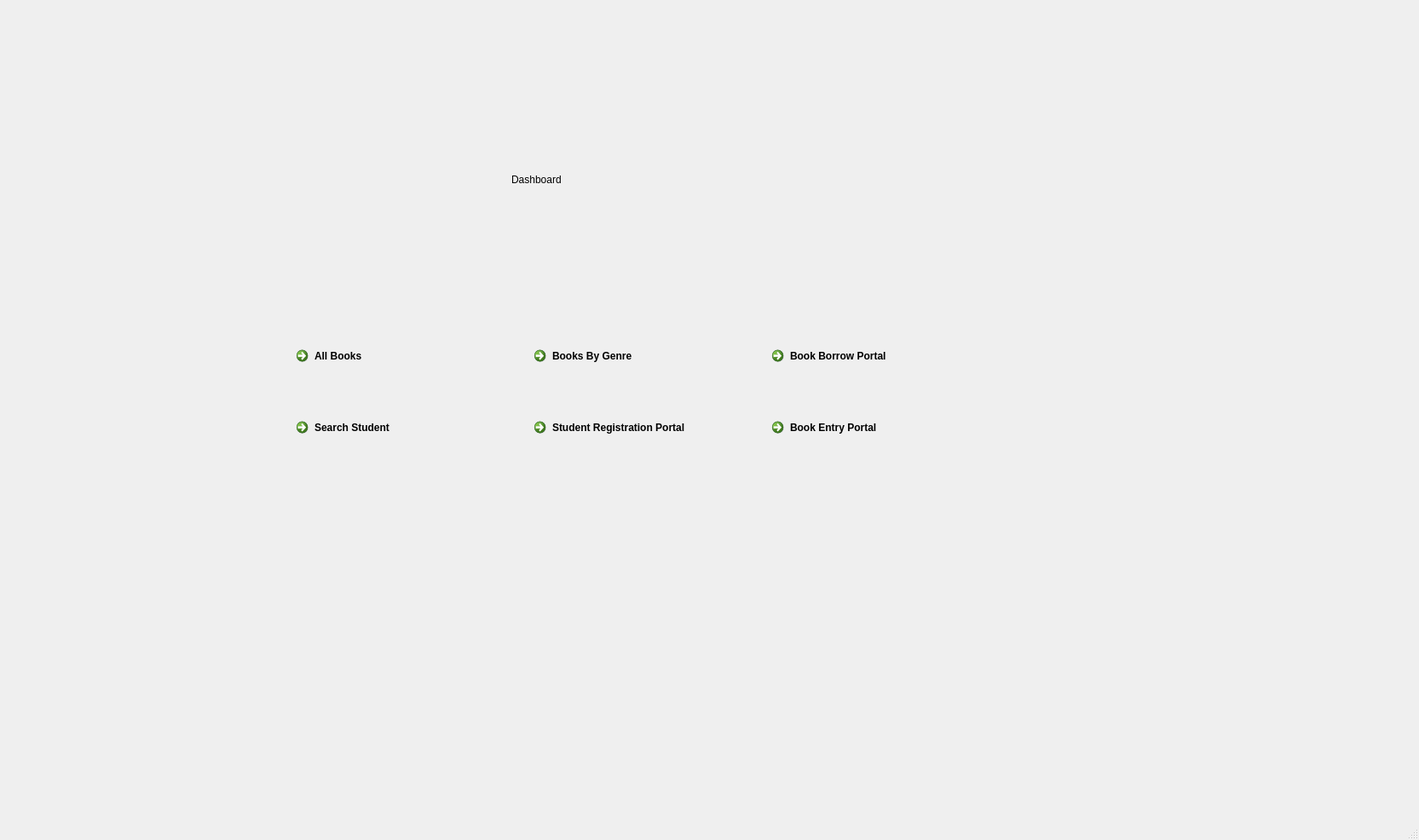
<?xml version="1.0" encoding="UTF-8"?>
<ui version="4.0">
 <class>DashboardScreen</class>
 <widget class="QMainWindow" name="DashboardScreen">
  <property name="geometry">
   <rect>
    <x>0</x>
    <y>0</y>
    <width>1665</width>
    <height>986</height>
   </rect>
  </property>
  <property name="windowTitle">
   <string>MainWindow</string>
  </property>
  <widget class="QWidget" name="centralwidget">
   <widget class="QLabel" name="titleLabel">
    <property name="geometry">
     <rect>
      <x>600</x>
      <y>130</y>
      <width>391</width>
      <height>161</height>
     </rect>
    </property>
    <property name="text">
     <string>Dashboard</string>
    </property>
   </widget>
   <widget class="QWidget" name="layoutWidget">
    <property name="geometry">
     <rect>
      <x>340</x>
      <y>400</y>
      <width>831</width>
      <height>161</height>
     </rect>
    </property>
    <layout class="QGridLayout" name="gridLayout">
     <item row="0" column="0">
      <widget class="QCommandLinkButton" name="commandLinkButton_4">
       <property name="text">
        <string>All Books</string>
       </property>
      </widget>
     </item>
     <item row="0" column="1">
      <widget class="QCommandLinkButton" name="commandLinkButton">
       <property name="text">
        <string>Books By Genre</string>
       </property>
      </widget>
     </item>
     <item row="0" column="2">
      <widget class="QCommandLinkButton" name="commandLinkButton_2">
       <property name="text">
        <string>Book Borrow Portal</string>
       </property>
      </widget>
     </item>
     <item row="1" column="0">
      <widget class="QCommandLinkButton" name="commandLinkButton_5">
       <property name="text">
        <string>Search Student</string>
       </property>
      </widget>
     </item>
     <item row="1" column="1">
      <widget class="QCommandLinkButton" name="commandLinkButton_3">
       <property name="text">
        <string>Student Registration Portal</string>
       </property>
      </widget>
     </item>
     <item row="1" column="2">
      <widget class="QCommandLinkButton" name="commandLinkButton_6">
       <property name="text">
        <string>Book Entry Portal</string>
       </property>
      </widget>
     </item>
    </layout>
   </widget>
  </widget>
  <widget class="QStatusBar" name="statusbar"/>
 </widget>
 <resources/>
 <connections/>
</ui>
